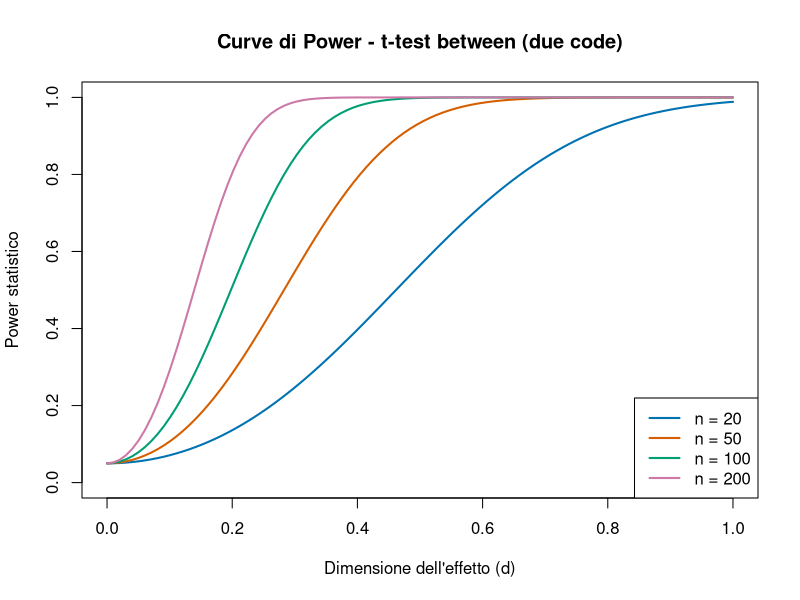

This figure's R source:
## ---- chunk 1
#| fig.width: 5
#| fig.height: 4
#| out-width: "70%"
#| fig.align: "center"
# Parametri
alpha <- 0.05
delta <- seq(0, 1, length.out = 100)   # dimensione effetto (Cohen's d)

# Diversi livelli di numerosità
n_levels <- c(20, 50, 100, 200)
# Palette moderna (colorblind-friendly, stile Okabe–Ito)
colors <- c("#0072B2",  # blu
            "#D55E00",  # arancione
            "#009E73",  # verde
            "#CC79A7")  # viola/rosa
# Plot vuoto
plot(NULL, xlim = range(delta), ylim = c(0, 1),
     xlab = "Dimensione dell'effetto (d)",
     ylab = "Power statistico",
     main = "Curve di Power - t-test between (due code)")

# Loop sui diversi n
for (i in 1:length(n_levels)) {
  n <- n_levels[i]
  df <- n - 1
  
  # valore critico t (due code)
  t_crit <- qt(1 - alpha/2, df)
  
  # parametro di non centralità
  ncp <- delta * sqrt(n)
  
  # power: P(|T| > t_crit)
  power <- 1 - (pt(t_crit, df, ncp) - pt(-t_crit, df, ncp))
  
  # Disegno curva
  lines(delta, power, col = colors[i], lwd = 2)
}

# Legenda
legend("bottomright",
       legend = paste("n =", n_levels),
       col = colors,
       lwd = 2)
